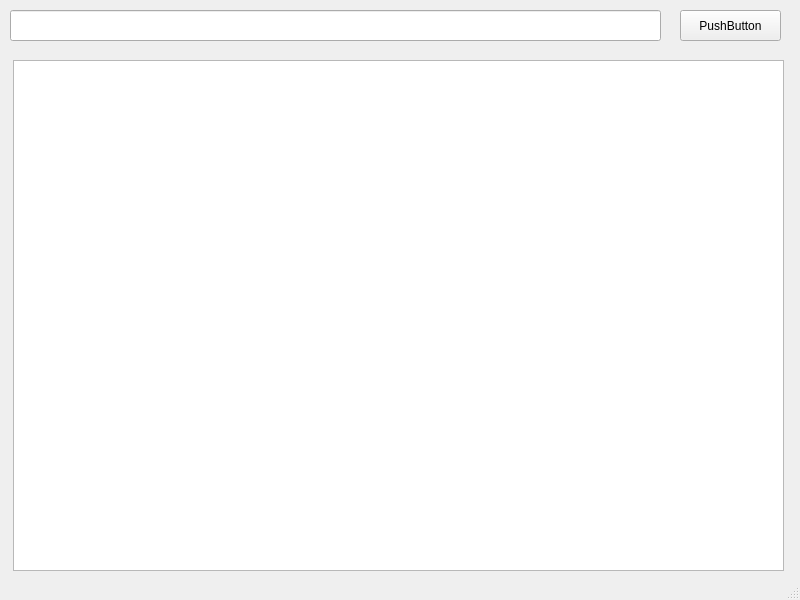
<?xml version="1.0" encoding="UTF-8"?>
<ui version="4.0">
 <class>MainWindow</class>
 <widget class="QMainWindow" name="MainWindow">
  <property name="geometry">
   <rect>
    <x>0</x>
    <y>0</y>
    <width>800</width>
    <height>600</height>
   </rect>
  </property>
  <property name="windowTitle">
   <string>MainWindow</string>
  </property>
  <widget class="QWidget" name="centralwidget">
   <widget class="QPushButton" name="pushButton">
    <property name="geometry">
     <rect>
      <x>680</x>
      <y>10</y>
      <width>101</width>
      <height>31</height>
     </rect>
    </property>
    <property name="text">
     <string>PushButton</string>
    </property>
   </widget>
   <widget class="QLineEdit" name="lineEdit">
    <property name="geometry">
     <rect>
      <x>10</x>
      <y>10</y>
      <width>651</width>
      <height>31</height>
     </rect>
    </property>
   </widget>
   <widget class="QTextEdit" name="textEdit">
    <property name="geometry">
     <rect>
      <x>13</x>
      <y>60</y>
      <width>771</width>
      <height>511</height>
     </rect>
    </property>
    <property name="styleSheet">
     <string notr="true">font: 8pt &quot;Courier&quot;;</string>
    </property>
    <property name="html">
     <string>&lt;!DOCTYPE HTML PUBLIC &quot;-//W3C//DTD HTML 4.0//EN&quot; &quot;http://www.w3.org/TR/REC-html40/strict.dtd&quot;&gt;
&lt;html&gt;&lt;head&gt;&lt;meta name=&quot;qrichtext&quot; content=&quot;1&quot; /&gt;&lt;style type=&quot;text/css&quot;&gt;
p, li { white-space: pre-wrap; }
&lt;/style&gt;&lt;/head&gt;&lt;body style=&quot; font-family:'Courier'; font-size:8pt; font-weight:400; font-style:normal;&quot;&gt;
&lt;p style=&quot;-qt-paragraph-type:empty; margin-top:0px; margin-bottom:0px; margin-left:0px; margin-right:0px; -qt-block-indent:0; text-indent:0px; font-family:'MS Shell Dlg 2'; font-size:8.25pt;&quot;&gt;&lt;br /&gt;&lt;/p&gt;&lt;/body&gt;&lt;/html&gt;</string>
    </property>
   </widget>
  </widget>
  <widget class="QMenuBar" name="menubar">
   <property name="geometry">
    <rect>
     <x>0</x>
     <y>0</y>
     <width>800</width>
     <height>21</height>
    </rect>
   </property>
  </widget>
  <widget class="QStatusBar" name="statusbar"/>
 </widget>
 <resources/>
 <connections/>
</ui>
